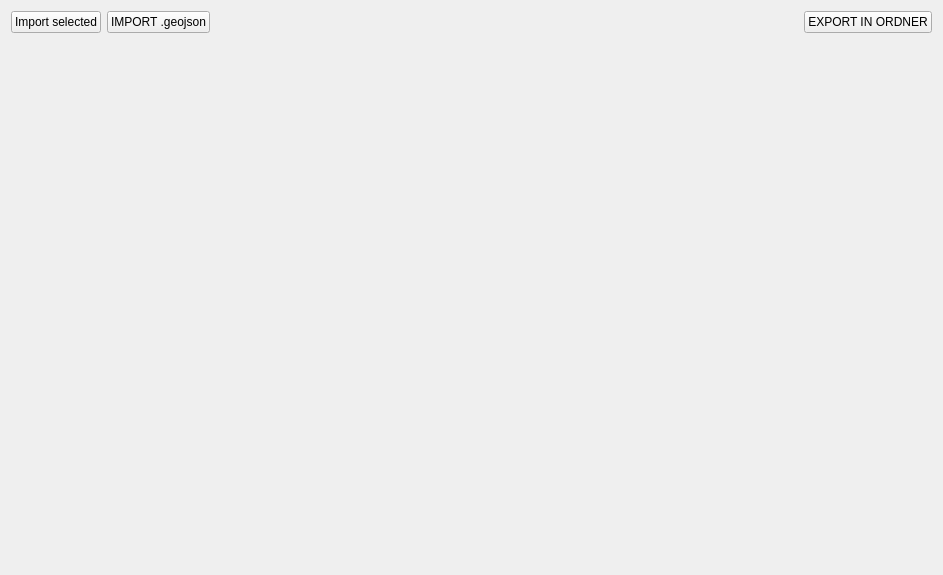
<?xml version="1.0" encoding="UTF-8"?>
<ui version="4.0">
 <class>Form</class>
 <widget class="QWidget" name="Form">
  <property name="geometry">
   <rect>
    <x>0</x>
    <y>0</y>
    <width>943</width>
    <height>575</height>
   </rect>
  </property>
  <property name="windowTitle">
   <string>Form</string>
  </property>
  <layout class="QGridLayout" name="gridLayout">
   <item row="0" column="1">
    <layout class="QVBoxLayout" name="verticalLayout_2">
     <item>
      <widget class="QPushButton" name="lfbImportBtn">
       <property name="text">
        <string>IMPORT .geojson</string>
       </property>
      </widget>
     </item>
    </layout>
   </item>
   <item row="0" column="2">
    <spacer name="horizontalSpacer">
     <property name="orientation">
      <enum>Qt::Horizontal</enum>
     </property>
     <property name="sizeHint" stdset="0">
      <size>
       <width>40</width>
       <height>20</height>
      </size>
     </property>
    </spacer>
   </item>
   <item row="0" column="3">
    <layout class="QHBoxLayout" name="horizontalLayout">
     <item>
      <layout class="QVBoxLayout" name="verticalLayout">
       <item>
        <widget class="QPushButton" name="lfbExportBtn">
         <property name="text">
          <string>EXPORT IN ORDNER</string>
         </property>
        </widget>
       </item>
      </layout>
     </item>
    </layout>
   </item>
   <item row="1" column="1" colspan="3">
    <widget class="QLabel" name="lfbExportFeedback">
     <property name="text">
      <string/>
     </property>
    </widget>
   </item>
   <item row="0" column="0">
    <widget class="QPushButton" name="lfbImportSelectedBtn">
     <property name="text">
      <string>Import selected</string>
     </property>
    </widget>
   </item>
  </layout>
 </widget>
 <resources/>
 <connections/>
</ui>
